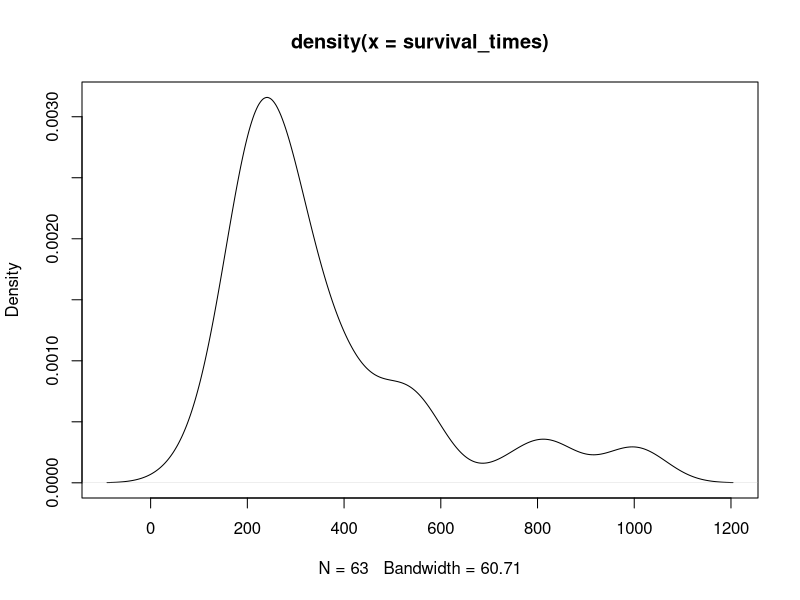
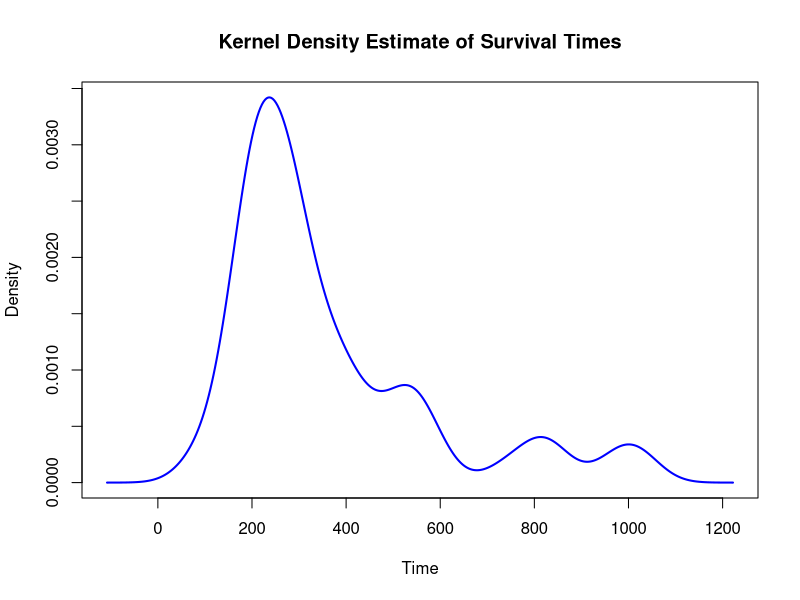
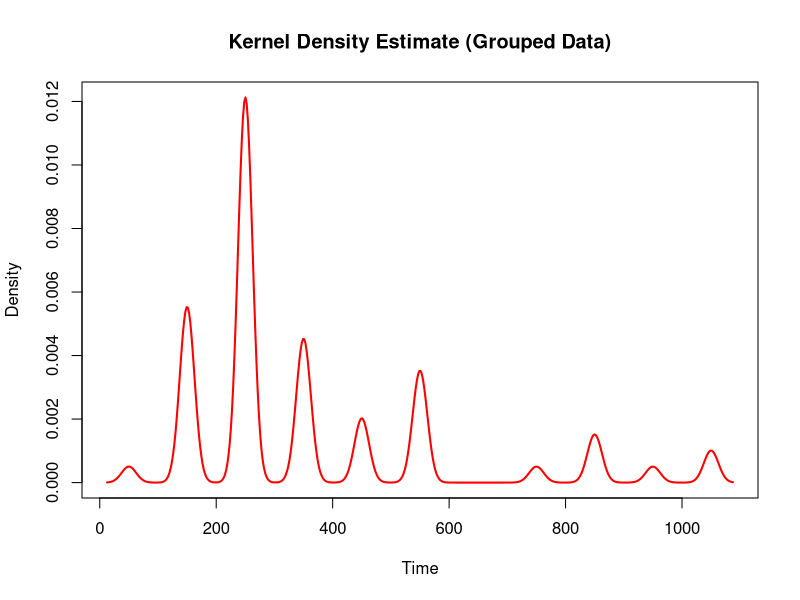

These figures' R source, in order:
### Capstone

## Références pour le Cox proportional hazards model
# https://www.sthda.com/english/wiki/cox-proportional-hazards-model
# validation des résidus et hypothèses du modèle
# https://www.sthda.com/english/wiki/cox-model-assumptions


## Cox pour données individuelles

library(survival)
library(KernSmooth)

data(cancer)

lung <- cancer

cox_model <- coxph(Surv(time, status) ~ age + sex + ph.ecog, data = lung)

summary(cox_model)

## Cox pour données groupées

lung_grouped <- survSplit(Surv(time, status) ~ ., data = lung,
                          cut = seq(0, max(lung$time), by=100),
                          episode="interval")

cox_grouped_model <- coxph(Surv(time, status) ~ age + sex + ph.ecog + interval,
                           data = lung_grouped)

summary(cox_grouped_model)

## Estimateur à noyaux pour données individuelles


survival_times <- lung$time[lung$status == 1]

density_est <- bkde(survival_times, bandwidth = 50)
plot(density(survival_times))

plot(density_est$x, density_est$y, type="l", col="blue", lwd=2,
     xlab="Time", ylab="Density",
     main="Kernel Density Estimate of Survival Times")

## Estimateur à noyau pour données groupées

# Points milieux des intervalles
intervals <- seq(0, max(lung$time) + 100, by=100)
midpoints <- (head(intervals, -1) + tail(intervals, -1)) / 2

event_counts <- hist(lung$time[lung$status == 1],
                     breaks=intervals, plot=FALSE)$counts

density_grouped <- density(midpoints,
                           weights = event_counts / sum(event_counts),
                           width = 50)


plot(density_grouped$x, density_grouped$y, type="l", col="red", lwd=2,
     xlab="Time", ylab="Density", main="Kernel Density Estimate (Grouped Data)")
